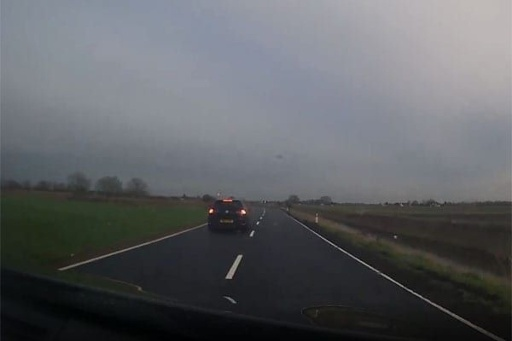
#> input picture HW_4/data/dashcam.jpg, 512 x 341 px
$ jupyter execute ComputerVision_HW_4.ipynb
#> lines starting #> are read from the running program, lines starting #| are printed output that depends on the picture; after the words box and inside, x2 and y2 are one past the last pixel; in counts of white or black regions, pixels touching at a corner belong together
## HOMEWORK 4

For this homework you are going to implement a lane line detector. Lane line detection is crucial for ADAS (Advanced Driver Assistance Systems) systems and, in particular, for LKA (Lane Keep Assist). You will use a picture from a front facing camera (mounted on the car) and will implement the following steps:

- Convert image to gray scale
- Compute edge map
- Apply Hough transform to obtain line parametrizations

[cell 1]
import cv2
import math
import numpy as np
from matplotlib import pyplot as plt
plt.rcParams['figure.figsize'] = [15, 10]

Let's load and show the camera frame.

[cell 2]
img = cv2.imread('data/dashcam.jpg')
#> img is the input picture: shape (341, 512, 3); mean B, G, R 100, 96.3, 93.9
img = cv2.cvtColor(img, cv2.COLOR_BGR2RGB)
plt.imshow(img)

[cell 3]
# Convert image to gray scale
gray = cv2.cvtColor(img, cv2.COLOR_BGR2GRAY)

[cell 4]
# Obtain edge map
# Hint: you can use Canny edge detector with th_low = 100, th_high = 150
edges = cv2.Canny(gray, threshold1=100, threshold2=150)
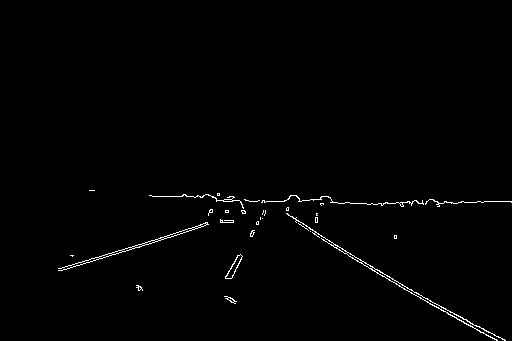
#> edges: shape (341, 512); 0.93% white in thin lines or dots, all inside (x1, y1, x2, y2) = (58, 190, 512, 341)

[cell 5]
# Let's plot the images
plt.subplot(121), plt.imshow(img), plt.title('Original')
plt.subplot(122), plt.imshow(edges, cmap='gray'), plt.title('Edge map')
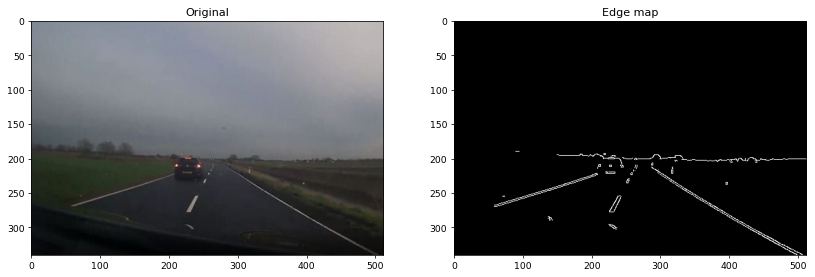
#> figure drawn by matplotlib, 2 panels

[cell 6]
# Apply Hough transform to parametrize the lines
# Hint 1: Offset resolution of 5 pixels and slope resolution of 5 degrees work well in this case
# Hint 2: A suitable value for the accumulator threshold is 90
lines = cv2.HoughLines(edges, rho=5, theta=5*np.pi/180, threshold=90)
#> lines = 15 rows, first 8: [45, 2.09], [200, 1.57], [275, 1.31], [280, 1.22], [95, 2.01], [10, 2.18], [240, 1.48], [180, 1.66]
# Let's get rid of the unnecessary dimension
lines = lines[:, 0, :]
print(len(lines))
#| 15

[cell 7]
# Plot the resulting Hough lines
result = np.copy(img)

for line in lines:
    rho = line[0]
    theta = line[1]

    a = math.cos(theta)
    b = math.sin(theta)

    x0 = a * rho
    y0 = b * rho

    pt1 = (int(x0 + 1000*(-b)), int(y0 + 1000*(a)))
    pt2 = (int(x0 - 1000*(-b)), int(y0 - 1000*(a)))

    cv2.line(result, pt1, pt2, 255, 1, cv2.LINE_AA)
#> this loop made 15 passes
#> (rho, theta, a, b, x0, y0, pt1, pt2) on passes 1 to 10: (45, 2.09, -0.5, 0.866, -22.5, 38.97, (-888, -461), (843, 538)), (200, 1.57, 7.55e-08, 1, 1.51e-05, 200, (-999, 200), (1000, 199)), (275, 1.31, 0.259, 0.966, 71.18, 265.6, (-894, 524), (1037, 6)), (280, 1.22, 0.342, 0.94, 95.77, 263.1, (-843, 605), (1035, -78)), (95, 2.01, -0.423, 0.906, -40.15, 86.1, (-946, -336), (866, 508)), (10, 2.18, -0.574, 0.819, -5.74, 8.19, (-824, -565), (813, 581)), (240, 1.48, 0.0872, 0.996, 20.92, 239.1, (-975, 326), (1017, 151)), (180, 1.66, -0.0872, 0.996, -15.69, 179.3, (-1011, 92), (980, 266)), (170, 1.66, -0.0872, 0.996, -14.82, 169.4, (-1011, 82), (981, 256)), (130, 1.92, -0.342, 0.94, -44.46, 122.2, (-984, -219), (895, 464))
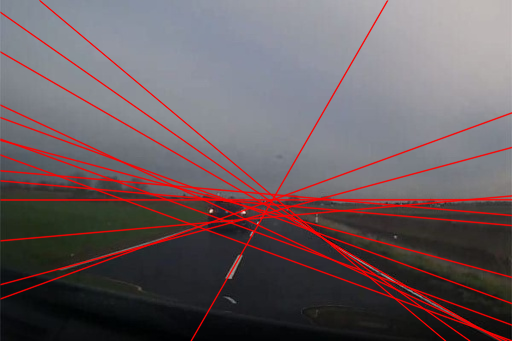
#> result: shape (341, 512, 3); mean R, G, B 104.1, 91.8, 95.4

plt.subplot(121), plt.imshow(edges, cmap='gray'), plt.title('Edge map')
plt.subplot(122), plt.imshow(result, cmap='gray'), plt.title('Hough lines')
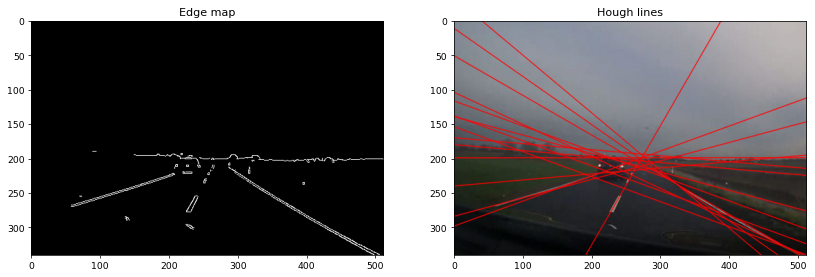
#> figure drawn by matplotlib, 2 panels

The edge map looks good but the Hough lines are too noisy. Let's clean the Hough lines first by removing all lines that we know cannot represent a lane line. In other words, all lines that are approximately horizontal shall be removed. Remember that horizontal lines correspond to theta = 90 degrees.

[cell 8]
# Filter out all lines that are approximately horizontal (+/- 15 degrees).
filtered_lines = []
for line in lines:
    # Extract theta for current line (remember Hough works with radians)
    theta = line[1] * 180 / np.pi
    # Keep line if theta is not horizontal
    if not (75 < theta < 115):
        filtered_lines.append(line)
#> this loop made 15 passes
#> (line, theta) on passes 1 to 12: ([45, 2.09], 120), ([200, 1.57], 90), ([275, 1.31], 75), ([280, 1.22], 70), ([95, 2.01], 115), ([10, 2.18], 125), ([240, 1.48], 85), ([180, 1.66], 95), ([170, 1.66], 95), ([130, 1.92], 110), ([145, 1.92], 110), ([110, 1.92], 110)
#> after the loop, filtered_lines = [[45, 2.09], [275, 1.31], [280, 1.22], [10, 2.18], [-25, 2.27], [335, 0.524]]

[cell 9]
# Let's plot the resulting filtered lines
result = np.copy(img)

for line in filtered_lines:
    rho = line[0]
    theta = line[1]

    a = math.cos(theta)
    b = math.sin(theta)

    x0 = a * rho
    y0 = b * rho

    pt1 = (int(x0 + 1000*(-b)), int(y0 + 1000*(a)))
    pt2 = (int(x0 - 1000*(-b)), int(y0 - 1000*(a)))

    cv2.line(result, pt1, pt2, 255, 1, cv2.LINE_AA)
#> this loop made 6 passes
#> (rho, theta, a, b, x0, y0, pt1, pt2) on passes 1 to 6: (45, 2.09, -0.5, 0.866, -22.5, 38.97, (-888, -461), (843, 538)), (275, 1.31, 0.259, 0.966, 71.18, 265.6, (-894, 524), (1037, 6)), (280, 1.22, 0.342, 0.94, 95.77, 263.1, (-843, 605), (1035, -78)), (10, 2.18, -0.574, 0.819, -5.74, 8.19, (-824, -565), (813, 581)), (-25, 2.27, -0.643, 0.766, 16.07, -19.15, (-749, -661), (782, 623)), (335, 0.524, 0.866, 0.5, 290.1, 167.5, (-209, 1033), (790, -698))
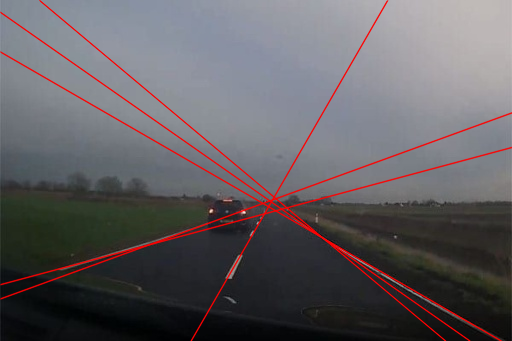
#> result: shape (341, 512, 3); mean R, G, B 97.7, 94.2, 97.7

plt.subplot(121), plt.imshow(edges, cmap='gray'), plt.title('Edge map')
plt.subplot(122), plt.imshow(result, cmap='gray'), plt.title('Hough lines')

The result is now much better, but still we see some very similar lines. How can we get rid of them?

- Let's apply k-means clustering. It will find the clusters of the 3 lines and use the averages.

[cell 10]
# We will apply k-means clustering to refine the detected lines.
# Don't worry, we will learn about the clustering later in the course :-)
from sklearn.cluster import KMeans
kmeans = KMeans(n_clusters=3).fit(filtered_lines)
kmeans.cluster_centers_
#> Out = [[10, 2.18], [277.5, 1.27], [335, 0.524]]

[cell 11]
# Again, let's plot the resulting filtered lines
result = np.copy(img)

for line in kmeans.cluster_centers_:
    rho = line[0]
    theta = line[1]

    a = math.cos(theta)
    b = math.sin(theta)

    x0 = a * rho
    y0 = b * rho

    pt1 = (int(x0 + 1000*(-b)), int(y0 + 1000*(a)))
    pt2 = (int(x0 - 1000*(-b)), int(y0 - 1000*(a)))

    cv2.line(result, pt1, pt2, 255, 1, cv2.LINE_AA)
#> this loop made 3 passes
#> (rho, theta, a, b, x0, y0, pt1, pt2) on passes 1 to 3: (10, 2.18, -0.574, 0.819, -5.74, 8.19, (-824, -565), (813, 581)), (277.5, 1.27, 0.301, 0.954, 83.45, 264.7, (-870, 565), (1037, -36)), (335, 0.524, 0.866, 0.5, 290.1, 167.5, (-209, 1033), (790, -698))
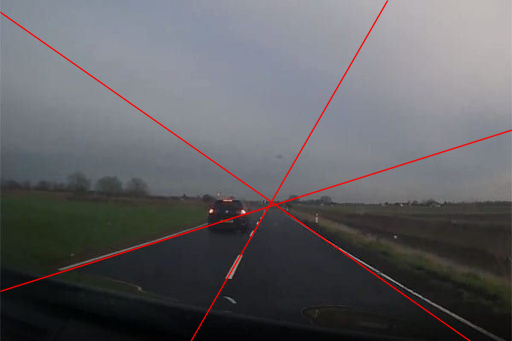
#> result: shape (341, 512, 3); mean R, G, B 95.8, 95.3, 98.9

plt.subplot(121), plt.imshow(edges, cmap='gray'), plt.title('Edge map')
plt.subplot(122), plt.imshow(result, cmap='gray'), plt.title('Hough lines')
